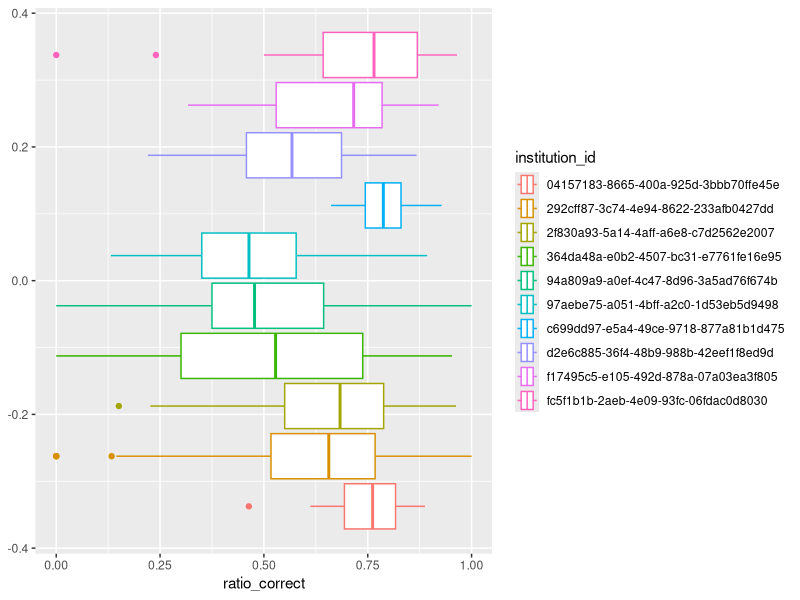
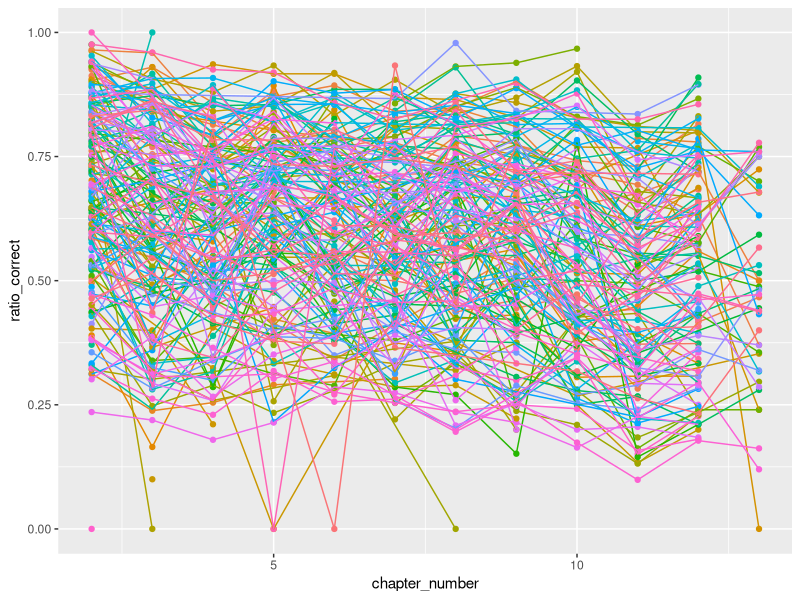
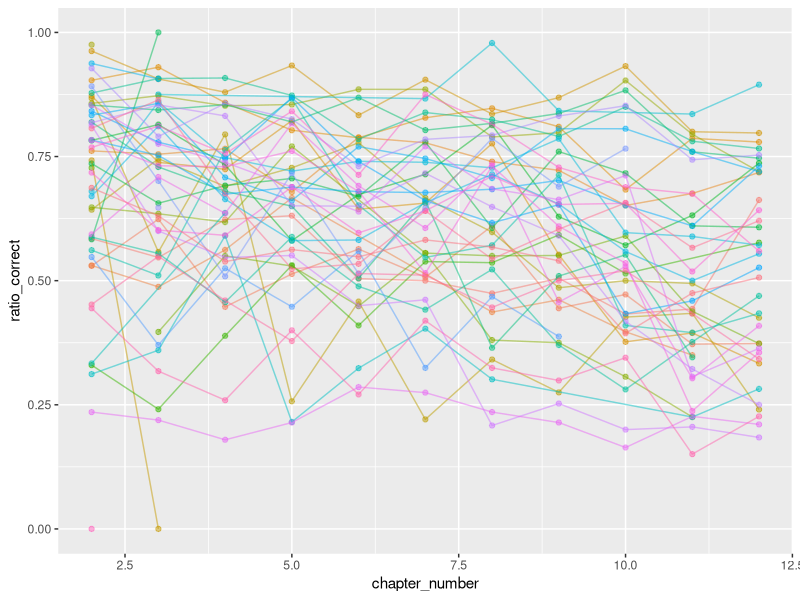
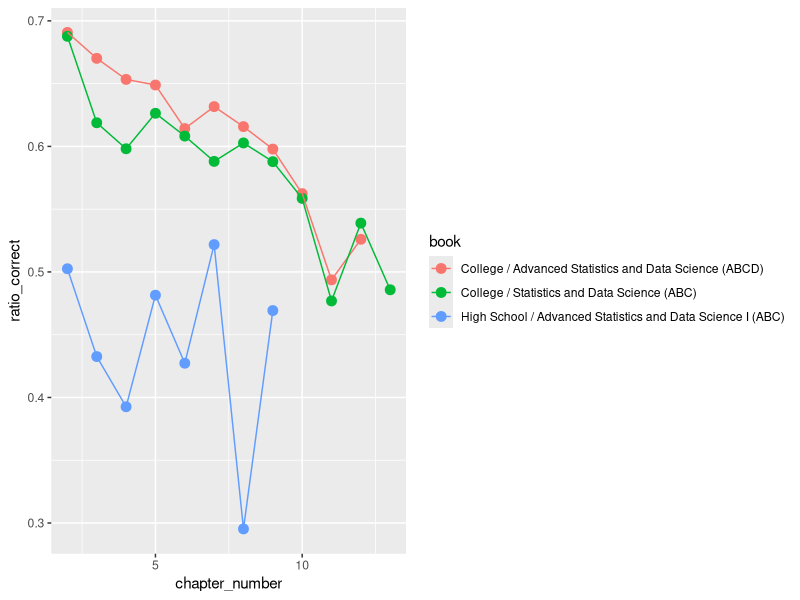
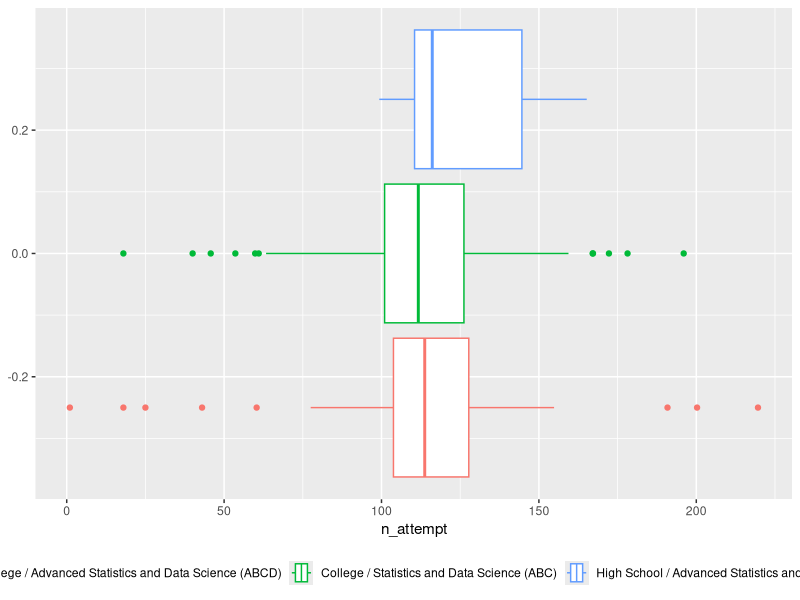

Here is the R script that generated these plots, in order: (Note: this script raises an error after producing the figures.)
## ---- chunk 1
library(stringr)
library(lubridate)
library(hms)
library(ggplot2)
library(dplyr)
library(randomForest)
library(corrplot)

setwd("~/Downloads/datafest/Random Sample of Data Files")
big <- read.csv("big.csv")
## ---- chunk 2
big |> ggplot(aes(x = ratio_correct, color = institution_id)) +
  geom_boxplot()
# Convert book column to factor
big$book <- factor(big$book)
big |> ggplot(aes(x = chapter_number, y = ratio_correct), group = student_id) +
  geom_point(aes(color = student_id), show.legend = FALSE) +
  geom_line(aes(color = student_id), show.legend = FALSE) # this is too cluttered

big[as.numeric(big$book) == 1,] |> 
  ggplot(aes(x = chapter_number, y = ratio_correct), group = student_id) +
  geom_point(aes(color = student_id), show.legend = FALSE, alpha = 0.5) +
  geom_line(aes(color = student_id), show.legend = FALSE, alpha = 0.5) 

big |> group_by(book, chapter_number) |> summarize(ratio_correct = mean(ratio_correct, na.rm = TRUE)) |> ggplot(aes(x = chapter_number, y = ratio_correct, color = book)) +
  geom_point(cex = 3) +
  geom_line()
## ---- chunk 3
# Remove outliers 
big[big$n_attempt < 300,] |> group_by(book, student_id) |> summarize(n_attempt = mean(n_attempt, na.rm = TRUE), ratio_correct = mean(ratio_correct, na.rm = TRUE)) |> 
  ggplot(aes(x = n_attempt, color = book)) +
  geom_boxplot() +
  theme(legend.position = "bottom")
## ---- chunk 4
big |> pivot_wider(id_cols = c(student_id), names_from = chapter_number, values_from = ratio_correct) |> 
  ggplot(aes(x = `4`, y = `10`)) +
  geom_point() # etc...
## ---- chunk 5
big |> ggplot(aes(x = proportion_video, y = ratio_correct)) + 
  geom_point(aes(color = book)) +
  theme()
pairs(~ratio_correct+off_page_long+idle_long+engaged, big)
big[big$off_page_long < 1e+07,] |> ggplot(aes(x = off_page_long, y = ratio_correct)) +
  geom_point(alpha = 0.25)

# As chapters go on...
big |> mutate(on_task_ratio = engaged/(off_page_brief+off_page_long)) |> 
  filter(on_task_ratio < 3.318226) |> 
  ggplot(aes(x = on_task_ratio, y = ratio_correct)) +
  geom_point(aes(color = institution_id))

summary(big$engaged/(big$off_page_brief+big$off_page_long)) # outliers at 3.318226
